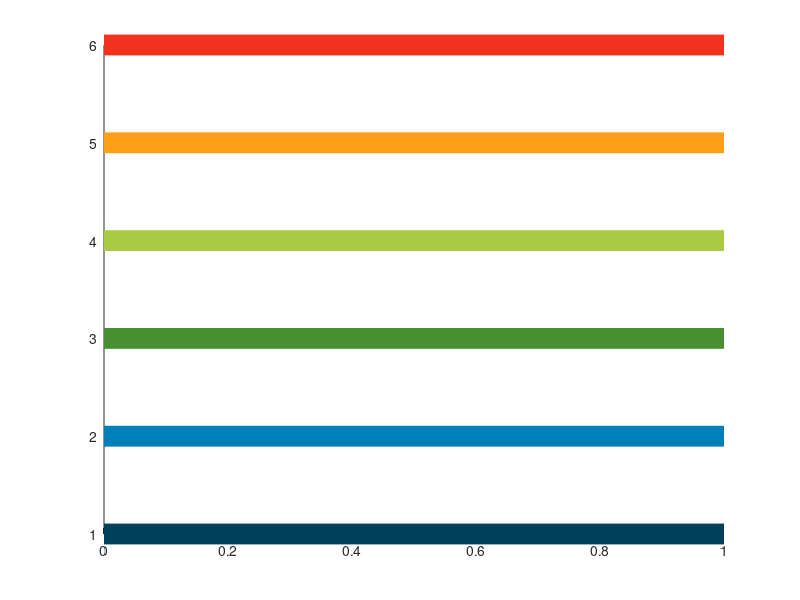

Write the MATLAB code that produced this figure. (Note: this script raises an error after producing the figure.)
a = [1,1];
b = [2,2,];
c = [3,3];
d = [4,4];
e = [5,5];
f = [6,6];

x = [0,1];

figure;
hold on;
plot(x,a,'LineWidth',15, 'Color', [0,63,92]/255)
plot(x,b,'LineWidth',15, 'Color', [0,128,186]/255)
plot(x,c,'LineWidth',15, 'Color', [72,143,49]/255)
plot(x,d,'LineWidth',15, 'Color', [171,202,67]/255)
plot(x,f,'LineWidth',15, 'Color', [240,50,31]/255)
plot(x,e,'LineWidth',15, 'Color', [255,158,23]/255)
xlim(0,7)
